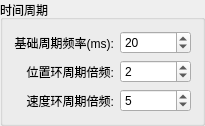
          <widget class="QGroupBox" name="groupBox_3">
           <property name="title">
            <string>时间周期</string>
           </property>
           <layout class="QHBoxLayout" name="horizontalLayout_52">
            <item>
             <layout class="QVBoxLayout" name="verticalLayout_37">
              <item>
               <widget class="QLabel" name="label_18">
                <property name="sizePolicy">
                 <sizepolicy hsizetype="Preferred" vsizetype="Preferred">
                  <horstretch>0</horstretch>
                  <verstretch>0</verstretch>
                 </sizepolicy>
                </property>
                <property name="text">
                 <string>基础周期频率(ms):</string>
                </property>
                <property name="alignment">
                 <set>Qt::AlignRight|Qt::AlignTrailing|Qt::AlignVCenter</set>
                </property>
               </widget>
              </item>
              <item>
               <widget class="QLabel" name="label_73">
                <property name="sizePolicy">
                 <sizepolicy hsizetype="Preferred" vsizetype="Preferred">
                  <horstretch>0</horstretch>
                  <verstretch>0</verstretch>
                 </sizepolicy>
                </property>
                <property name="text">
                 <string>位置环周期倍频:</string>
                </property>
                <property name="alignment">
                 <set>Qt::AlignRight|Qt::AlignTrailing|Qt::AlignVCenter</set>
                </property>
               </widget>
              </item>
              <item>
               <widget class="QLabel" name="label_74">
                <property name="sizePolicy">
                 <sizepolicy hsizetype="Preferred" vsizetype="Preferred">
                  <horstretch>0</horstretch>
                  <verstretch>0</verstretch>
                 </sizepolicy>
                </property>
                <property name="text">
                 <string>速度环周期倍频:</string>
                </property>
                <property name="alignment">
                 <set>Qt::AlignRight|Qt::AlignTrailing|Qt::AlignVCenter</set>
                </property>
               </widget>
              </item>
             </layout>
            </item>
            <item>
             <layout class="QVBoxLayout" name="verticalLayout_40">
              <item>
               <widget class="QSpinBox" name="spinBox_millseconds">
                <property name="sizePolicy">
                 <sizepolicy hsizetype="Preferred" vsizetype="Fixed">
                  <horstretch>0</horstretch>
                  <verstretch>0</verstretch>
                 </sizepolicy>
                </property>
                <property name="minimum">
                 <number>-99999999</number>
                </property>
                <property name="maximum">
                 <number>99999999</number>
                </property>
                <property name="value">
                 <number>20</number>
                </property>
               </widget>
              </item>
              <item>
               <widget class="QSpinBox" name="spinBox_position_loop_milliseconds_cnt">
                <property name="sizePolicy">
                 <sizepolicy hsizetype="Preferred" vsizetype="Fixed">
                  <horstretch>0</horstretch>
                  <verstretch>0</verstretch>
                 </sizepolicy>
                </property>
                <property name="minimum">
                 <number>-99999999</number>
                </property>
                <property name="maximum">
                 <number>99999999</number>
                </property>
                <property name="value">
                 <number>2</number>
                </property>
               </widget>
              </item>
              <item>
               <widget class="QSpinBox" name="spinBox_speed_loop_milliseconds_cnt">
                <property name="sizePolicy">
                 <sizepolicy hsizetype="Preferred" vsizetype="Fixed">
                  <horstretch>0</horstretch>
                  <verstretch>0</verstretch>
                 </sizepolicy>
                </property>
                <property name="minimum">
                 <number>-99999999</number>
                </property>
                <property name="maximum">
                 <number>99999999</number>
                </property>
                <property name="value">
                 <number>5</number>
                </property>
               </widget>
              </item>
             </layout>
            </item>
           </layout>
          </widget>
